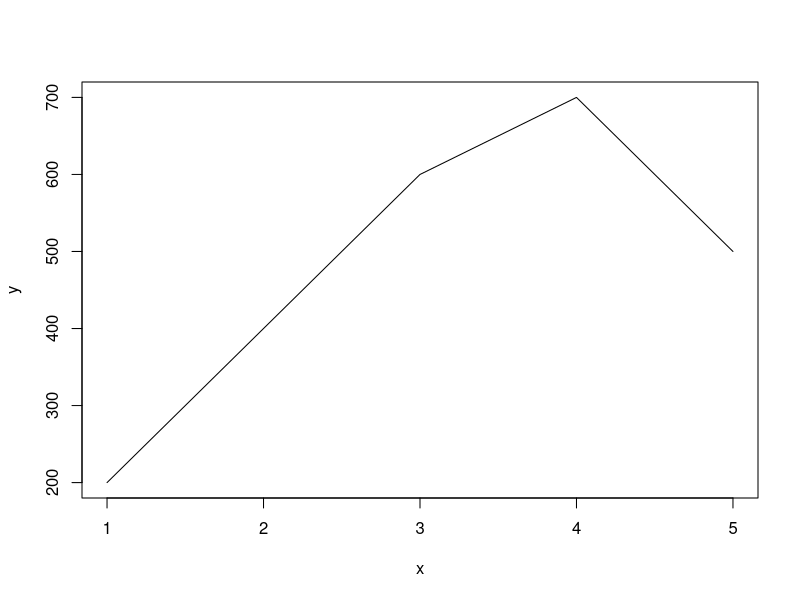
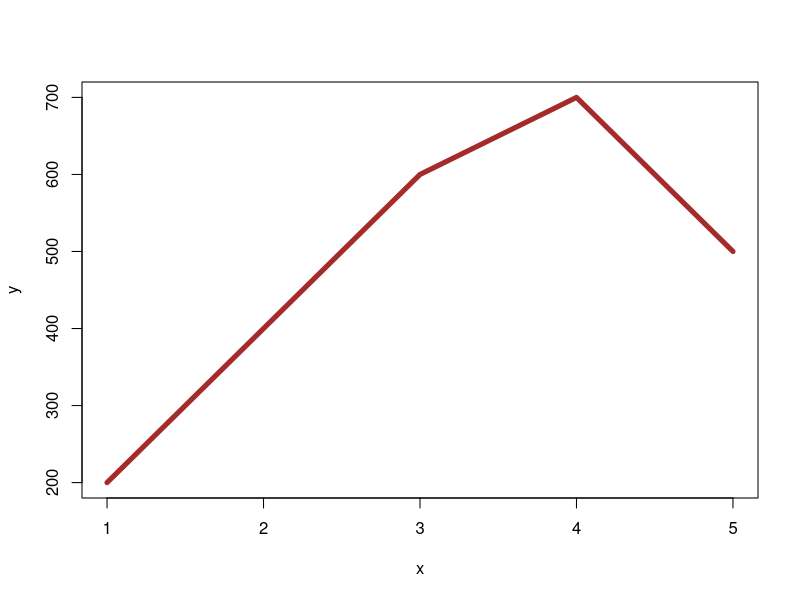
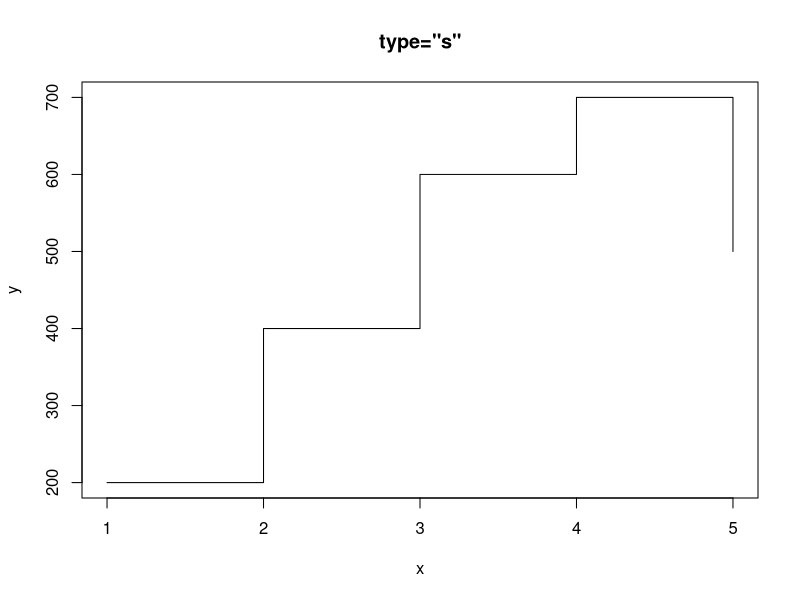
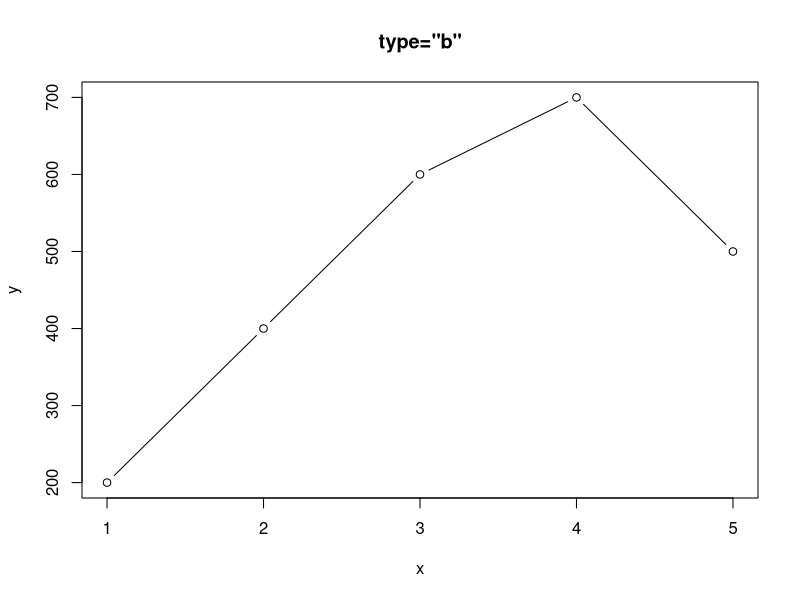
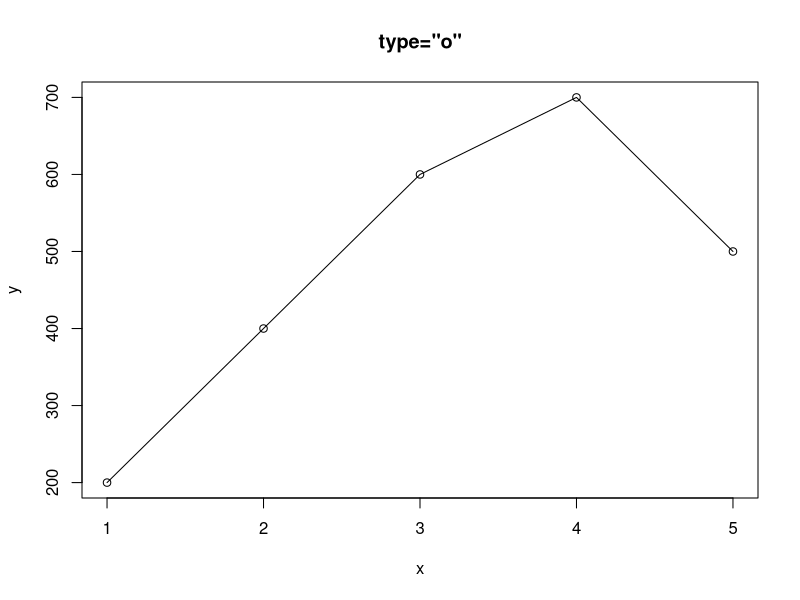
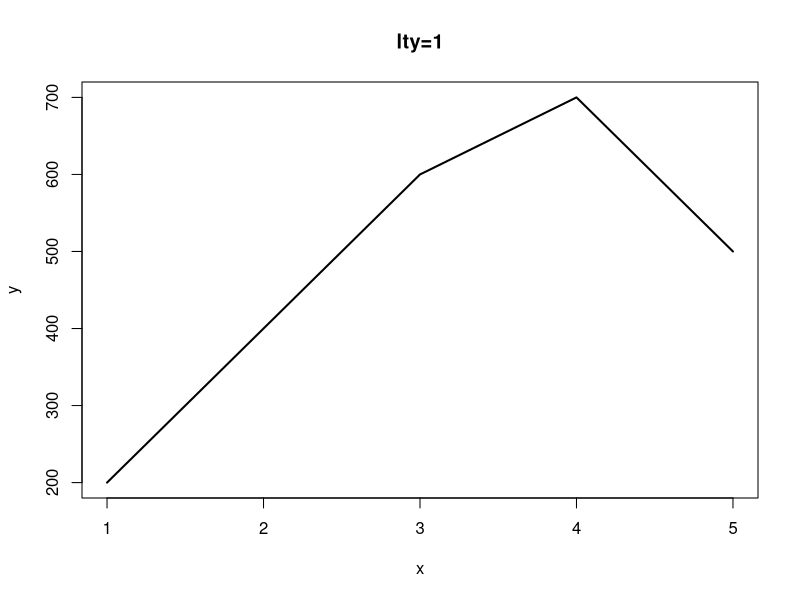
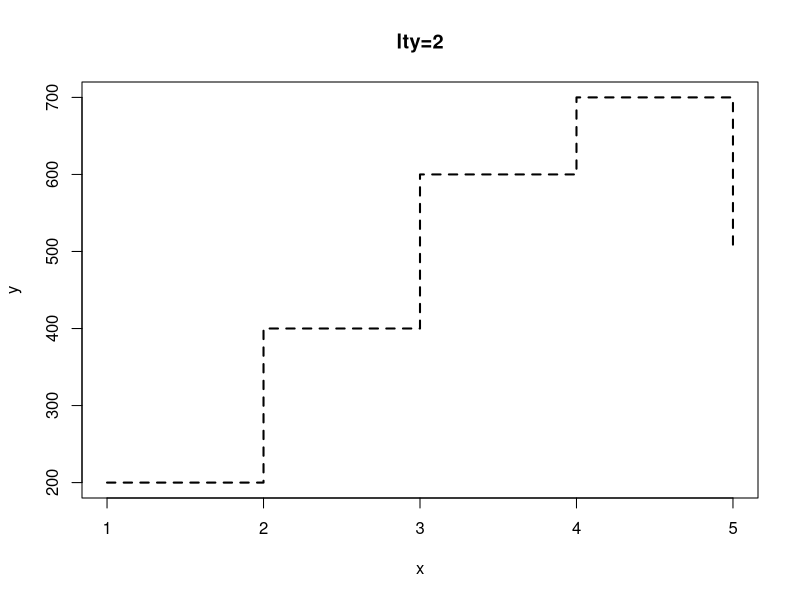
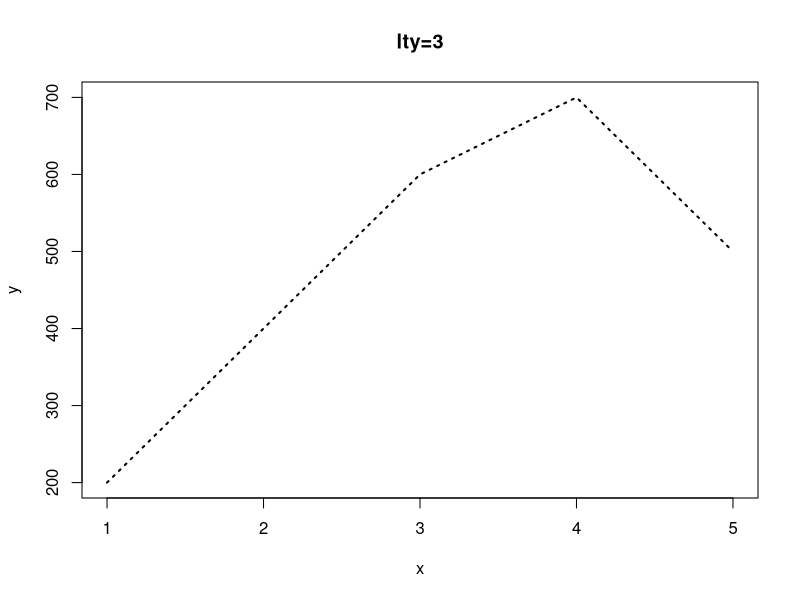

Write the R code that produced these figures, in order. (Note: this script raises an error after producing the figures.)
#Plots
#Drawing a line chart in a R with the plot function
#A line chart can be created in base R with the plot function

x<-c(1,2,3,4,5)
y<-c(200,400,600,700,500)
plot(x,y,type="l")

plot(x,y,type="l",
     col="brown",#Color
     lwd=5)    #Line width

plot(x,y,type="s",main='type="s"')
plot(x,y,type="b",main='type="b"')
plot(x,y,type="o",main='type="o"')

#WE HAVE 6 TYPES OF LINE
plot(x,y,type="l",lwd=2,lty=1,main="lty=1") #line type and line width
plot(x,y,type="s",lwd=2,lty=2,main="lty=2")
plot(x,y,type="l",lwd=2,lty=3,main="lty=3")
plot(x,y,type="o",lwd=2,lty=4,main="lty=4")
plot(x,y,type="l",lwd=2,lty=5,main="lty=5")
plot(x,y,type="l",lwd=2,lty=6,main="lty=6")

plot(x,y,type="b",cex=3,pch=4,col="blue") #cex=size,pch=cross sign

plot(x,y,type="b",
     pch= LETTERS[1:5], #letter as symbol
     cex=2,             #size of the symbol
     col=1:5,
     xlim=c(0,6),
     ylim=c(150,750))

#SCATTER PLOT
#Used to compare variables

x<-c(45,12,78,23,89,128,45,46)
y<-c(78,225,48,51,95,65,34,78)
plot(x,y)

x<-c(45,12,78,23,89,128,45,46)
y<-c(78,225,48,51,95,65,34,78)
plot(x,y,main='Result',xlab="X-Label",ylab="Y-Label")

x1<-c(45,12,78,23,89,128,45,46)
y1<-c(78,225,48,51,95,65,34,78)
x2<-c(45,78,35,55,64,98,35,78)
y2<-c(32,78,54,98,65,32,54,24)
plot(x1,y1,main='Result',xlab="X-Label",ylab="Y-Label",col="skyblue",cex=2)
points(x2,y2,col="pink",cex=2)

data<-stcars[,c('wt','mpg')]
png(file="Scatterplot.jpg")
plot(x=data$wt,y=data$mpg,xlab="weight",ylab="Mil",
     xlim=c(2,5,5),ylim=c(15,30),main="weight v/sMil")
dev.off()

#LINE GRAPHS
v<-c(15,84,32,95,88)
plot(v,type="o")
plot(v,type="s",col="green",xlab="Month",ylab="Temperature")

w<-c(45,78,23,45,65,78)
x<-c(87.65,35,62,15,48)
plot(v,type="o",col="pink",xlab="Month",ylab="Temperature")

plot(v,type="o",col="red",xlab="Month",ylab="Temperature")
lines(w,type="o",col="blue")
lines(w,type="o",col="green")

#BAR PLOTS
temp<-c(45,89,23,15,65,24,57,68)
result<-barplot(temp)
result<-barplot(temp,main="Result")
result<-barplot(temp,main="Result",xlab="x-axis",ylab="y-axis",
                names.arg=c("sun","mon","tue","wed","fri","sat"),
                col="violet")

result<-barplot(temp)
result<-barplot(temp,main="Result")
result<-barplot(temp,main="Result",xlab="x-axis",ylab="y-axis",
                names.arg=c("sun","mon","tue","wed","fri","sat"),
                col="violet",density=10)

#STACKED BAR CHART

data<-matrix(c(654,354,896,354,159,354,654),nrow=2,ncol=4)
data
result<-barplot(data,main="Result",xlab="x-axis",ylab="y-axis",
                names.arg=c("sun","mon","tue","wed","fri","sat"),
                col="violet")

